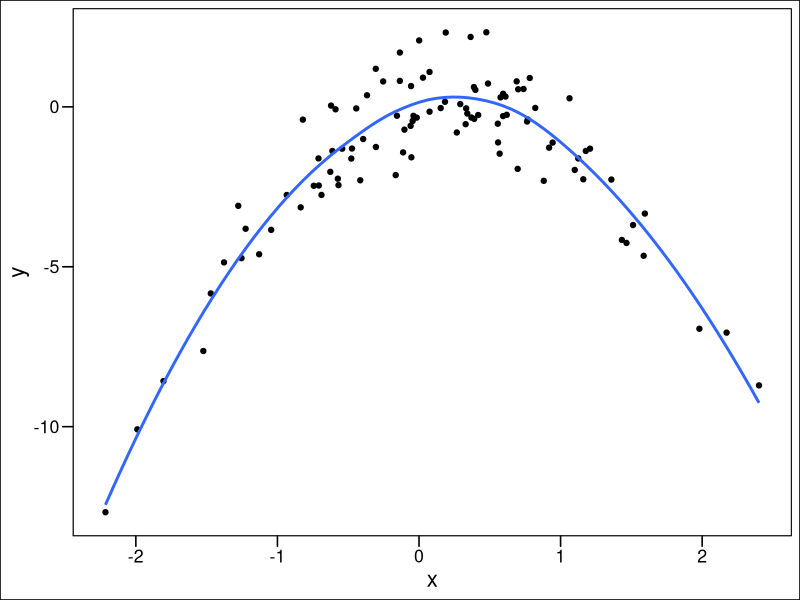

Here is the R script that generated this plot:
## ---- chunk 1
knitr::opts_chunk$set(echo = TRUE)
library(tidyverse)
library(ggthemes)
## ---- chunk 2
x <- rnorm(40, mean = 0, sd = 1)
x2 <- x^2
noise <- rnorm(40, mean = 0, sd = 1)
y <- x + x2 + noise

summary(lm(y ~ x + x2))
## ---- chunk 3
# a)
# data 
set.seed(1)
x <- rnorm(100)
y <- x - 2*x^2 + rnorm(100)
## ---- chunk 4
# assuming you dont mean orthogonal polynomials we set up a data.frame with all the polynomials inside
dat <- data.frame(y = y, x = x, x2 = x^2, x3 = x^3, x4 = x^4)

# b)
# we then create a scatterplot and we dare to use # ggplots in built loess implementation to draw a curve that fits the data as best as possible

dat %>% 
  ggplot(aes(x = x, y = y)) +
  geom_point() +
  geom_smooth(method = "loess", se = F) +
  theme_base()
  
## ---- chunk 5
# fit the models
fits <- lapply(2:5, function(i) {
  lm(data = dat[, 1:i], y ~ .)
})

# calculate AIC stepwise
# A get number of coefficients + 1 (we estimate the variance in addition)
K <- unlist(lapply(fits, function(f) length(f$coef))) + 1

# get the LogLikelihood of the models
LL <- unlist(lapply(fits, logLik))

# AIC
AIC <- 2*K - 2*LL
AIC

# print model summary with for lowest AIC
summary(fits[[which.min(AIC)]])

## ---- chunk 6
# d)

# get fitted values from models in c
pred_c <- lapply(fits, function(f) f$fitted) 

# get residual standard deviation
sigma_c <- lapply(fits, function(f) summary(f)$sigma) 

# create 100 test data sets
new_y <- lapply(1:100, function(i) {
  y <- x - 2*x^2 + rnorm(100)
  y
})

# now the assumption is that errors in linear regression are gaussian hence 
# the likelihood must be that of a gaussian distribution

# try first for the best model: 
Err <- rep(NA, 4)
for(i in 1:length(pred_c)) {
LL <- lapply(new_y, function(ny) {
  sum(log(dnorm(x = ny, mean = pred_c[[i]], sd = sigma_c[[i]])))
})
Err[i] <- -2 * mean(unlist(LL))
}

# print results
Err
